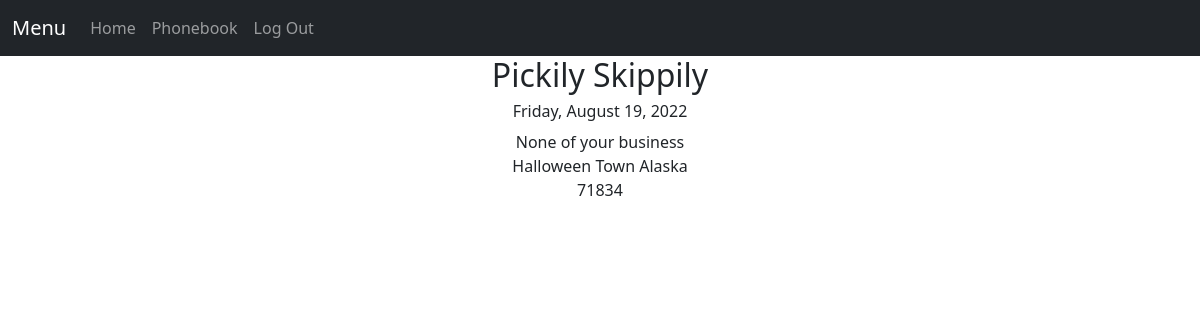
The app's page /phonebook/contact/7 (signed in) with its own data.
### app/models.py (models this page shows, shortened)
class Address(db.Model):
    id = db.Column(db.Integer, primary_key=True)
    firstname = db.Column(db.String(20),nullable=False)
    lastname = db.Column(db.String(20),nullable=False)
    phone = db.Column(db.String(14),nullable=False)
    street1 = db.Column(db.String(100),nullable=False)
    street2 = db.Column(db.String(20),nullable=False)
    city = db.Column(db.String(20),nullable=False)
    state = db.Column(db.String(20),nullable=False)
    state_abbrv = db.Column(db.String(2),nullable=False)
    zip = db.Column(db.String(10),nullable=False)
    date_created = db.Column(db.DateTime, nullable=False, default=datetime.utcnow)
    user_id = db.Column(db.Integer, db.ForeignKey('user.id'))

### app/routes.py (the view)
@app.route('/phonebook/contact/<address_id>')
@login_required
def view_contact(address_id):
    address = Address.query.get_or_404(address_id)
    return render_template('contact.html', address=address)

### app/models.py (called while the page is built)
@login_manager.user_loader
def load_user(user_id):
    return User.query.get(user_id)  # need to specify object at User.query

### app/templates/contact.html (shortened to what this page needs)
{% extends 'layout.html' %}
{% block content %}
    <h2 class="text-center">{{ address.firstname }} {{ address.lastname }}</h4>
    <h6 class="text-center"> {{ address.date_created.strftime('%A, %B %d, %Y') }}</h6>
    <p class="text-center">{{ address.street1 }} {{ address.street2 }} <br>
                            {{ address.city }} {{ address.state }} <br>
                            {{ address.zip }}</p>
{% endblock content %}

### records on screen
Address: firstname "Pickily", lastname "Skippily", date_created "Friday, August 19, 2022", street1 "None of your business", city "Halloween Town", state "Alaska", zip "71834"
